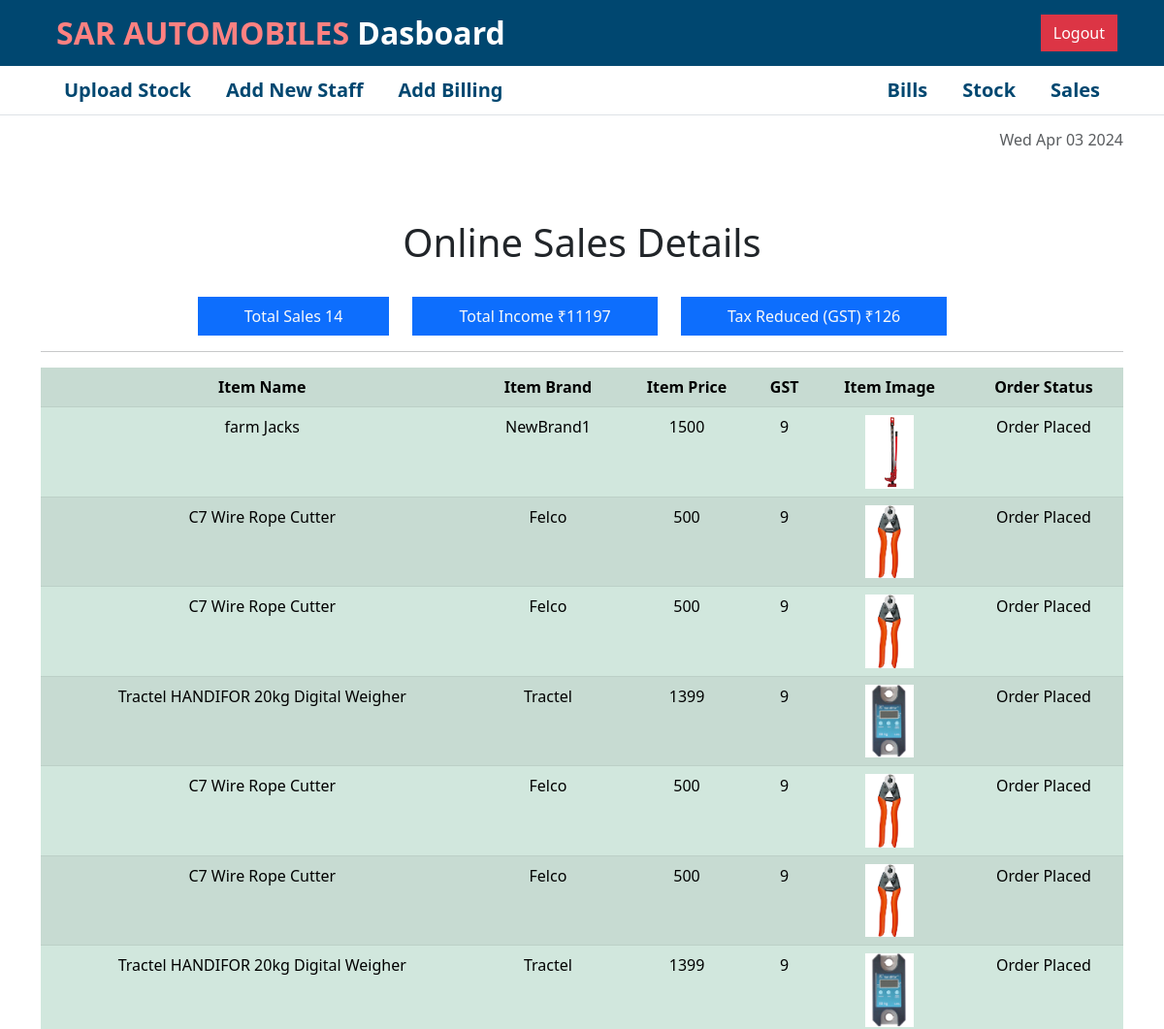
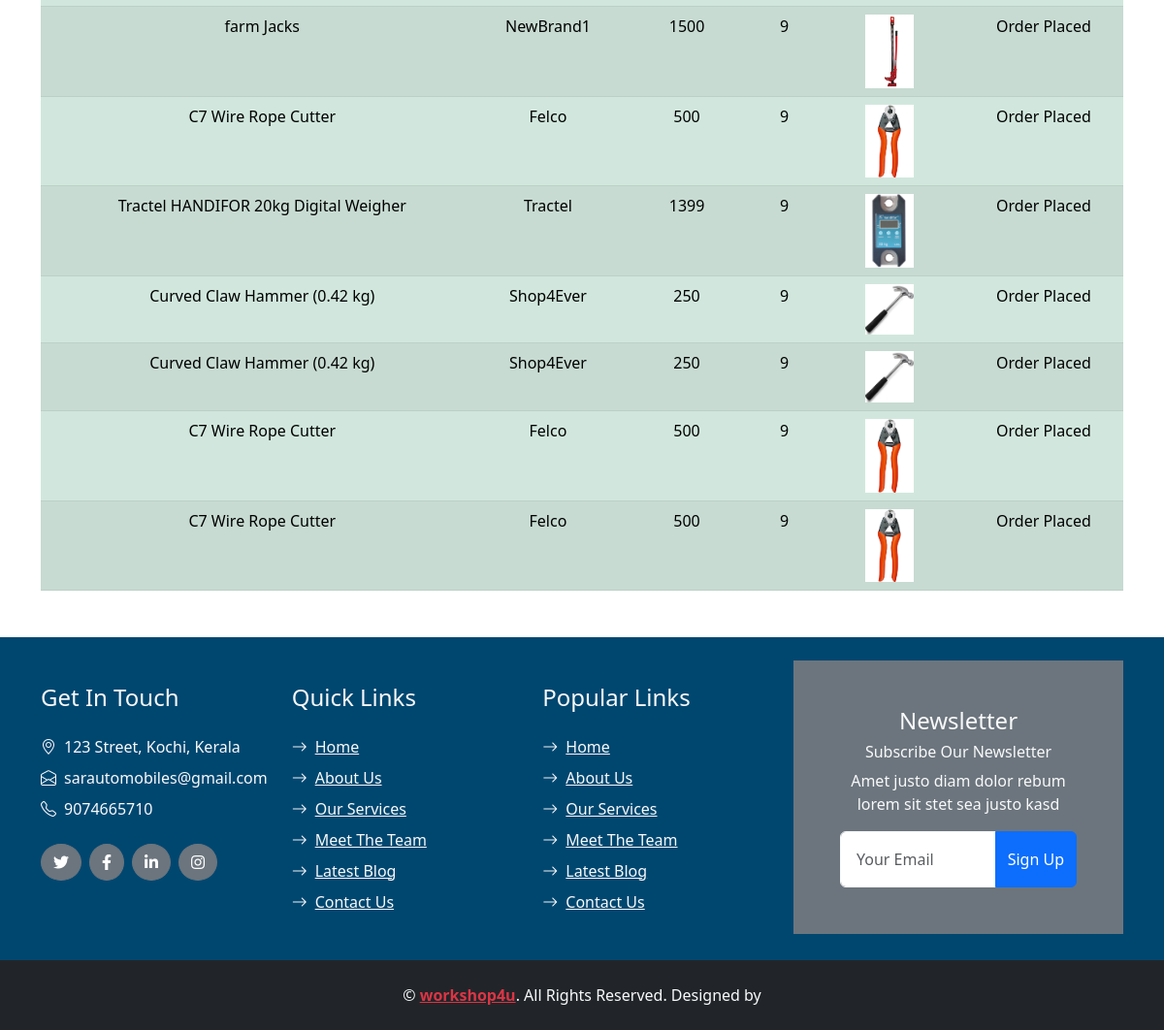
Screenshot of /products/TotalSales/ with the database file from the repository (2 pictures, top to bottom).
### BillsAndSales/models.py (models this page shows)
class Cart(models.Model):
    product = models.ForeignKey(Products,on_delete=models.CASCADE)
    date = models.DateField(auto_now=True)
    customer = models.ForeignKey(User,on_delete=models.CASCADE)
    itemcount = models.CharField(max_length=255)
    house = models.CharField(max_length=255,null=True,blank=True)
    phone = models.IntegerField(null=True,blank=True)
    area = models.CharField(max_length=255,null=True,blank=True)
    landmark = models.CharField(max_length=255,null=True,blank=True)
    paymentMethod = models.CharField(max_length=255,null=True,blank=True)
    orderId = models.CharField(max_length=255,null=True,blank=True)
    status = models.CharField(max_length=255,null=True,blank=True,default="cart")

### products/models.py (models this page shows, shortened)
class Products(models.Model):
    Product_category = models.CharField(max_length=255,choices=(
        ("measuring tools","measuring tools"),
        ("Striking tools","Striking tools"),
        ("Metal cutting tools",'Metal cutting tools'),
        ("Holding tools","Holding tools"),
        ("Sharpening tools","Sharpening tools"),
        ("grinding tools","grinding tools"),
        ("Other","Other")
    )
                                        )
    Product_Name = models.CharField(max_length=255)
    Product_unit_Price = models.CharField(max_length=255)
    GST = models.CharField(max_length=255)
    Product_Brand = models.CharField(max_length=255)
    Product_Stock = models.CharField(max_length=255)
    Batch_Code = models.CharField(max_length=255)
    product_Image = models.FileField(upload_to="product_image")
    Expairy_Date = models.CharField(max_length=255,null=True,blank=True)

### products/views.py (the view)
# urls.py: path("TotalSales/",views.TotalSales,name='TotalSales'),
def TotalSales(request):
    products = Cart.objects.filter(status="Order Placed")
    total = 0
    tax = 0
    for item in products:
        total += int(item.product.Product_unit_Price)
        tax += int(item.product.GST)
    context = {
        "stock":products,
        "count":products.count(),
        "total":total,
        "tax":tax
    }
    return render(request,"Stock/sales.html",context)

### templates/Stock/sales.html (shortened to what this page needs)
{% extends 'Stock/adminhome.html' %}
{% block content %}
<div class="container text-center form-body mt-5">
    <h1>Online Sales Details</h1><br>
    <button class="border-0 py-2 px-5 bg-primary text-light">Total Sales {{count}} </button>
    <button class="border-0 py-2 px-5 bg-primary text-light">Total Income ₹{{total}} </button>
    <button class="border-0 py-2 px-5 bg-primary text-light">Tax Reduced (GST) ₹{{tax}} </button>
    <hr>
    <table class="table table-striped table-success p-5">
        <tr>
            <th class="ps-3">Item Name</th>
            <th>Item Brand</th>
            <th>Item Price</th>
            <th>GST</th>
            <th>Item Image</th>
            <th>Order Status</th>
        </tr>
        {% for item in stock %}
        <tr>
            <td class="ps-3">{{item.product.Product_Name}}</td>
            <td>{{item.product.Product_Brand}}</td>
            <td>{{item.product.Product_unit_Price}}</td>
            <td>{{item.product.GST}}</td>
            <td><img src="{{item.product.product_Image.url}}" alt="" style="width:50px;height:auto;"></td>
            <td>{{item.status}}</td>
        </tr>
        {% endfor %}
    </table>
</div>
{% endblock %}

### templates/Stock/adminhome.html (shortened to what this page needs)
{% load static %}
<!DOCTYPE html>
<html lang="en">
<head>
    <link rel="stylesheet" href="{%static 'css/styles.css' %}">
    <link href="https://cdn.jsdelivr.net/npm/bootstrap@5.3.0-alpha1/dist/css/bootstrap.min.css" rel="stylesheet"
>
    <link href="https://cdnjs.cloudflare.com/ajax/libs/font-awesome/5.15.0/css/all.min.css" rel="stylesheet">
    <link href="https://cdn.jsdelivr.net/npm/bootstrap-icons@1.4.1/font/bootstrap-icons.css" rel="stylesheet">
    <link href="http://ajax.googleapis.com/ajax/libs/jqueryui/1.8.16/themes/ui-lightness/jquery-ui.css" rel="stylesheet"
        type="text/css" />
</head>
<body onload=display_ct();>
    <nav>
        <div class="billing-nav  px-5 d-flex justify-content-between align-items-center">
            <div class="item fs-2 fw-bold"><a href="{%url 'AdminHome' %}" style="color: white !important;"><span
                        class="fw-bold" style="color: rgb(255, 129, 129);">SAR AUTOMOBILES</span>
                    Dasboard</a> </div>
            <div>
                <a href="{%url 'SignOut' %}" class="btn btn-danger" style="border-radius: 0;">Logout</a>
            </div>
        </div>
        <div class="right d-flex border-bottom justify-content-between px-5">
            <div class="left d-flex">
                <div class="item fs-5"><a class="text-primary p-2" href="{%url 'MakeStock' %}">Upload Stock</a></div>
                <div class="item fs-5"><a class="text-primary p-2" href="{%url 'SignUpStaff' %}">Add New Staff</a>
                </div>
                <div class="item fs-5"><a class="text-primary p-2" href="{%url 'Billing' %}">Add Billing</a></div>
            </div>
            <div class="right d-flex">
                <div class="item fs-5"><a class="text-primary p-2" href="{%url 'TotalBills' %}">Bills</a></div>
                <div class="item fs-5"><a class="text-primary p-2" href="{%url 'TotalStock' %}">Stock</a> </div>
                <div class="item fs-5"><a class="text-primary p-2" href="{%url 'TotalSales' %}">Sales</a> </div>
            </div>
        </div>
    </nav>
    <div class="container-fluid time py-3 border-0">
        <div class="container ">
            <h6 id="date" class=" text-muted text-end"></h6>
        </div>
    </div>
    <div style="min-height: 60vh;">
        {% block content %}{% endblock %}
    </div>
    <div class="container-fluid bg-footer bg-success text-light mt-5" style="background: #004770 !important">
        <div class="container">
            <div class="row gx-5">
                <div class="col-lg-8 col-md-6">
                    <div class="row gx-5">
                        <div class="col-lg-4 col-md-12 pt-5 mb-5">
                            <h4 class="text-light mb-4">Get In Touch</h4>
                            <div class="d-flex mb-2">
                                <i class="bi bi-geo-alt text-light me-2"></i>
                                <p class="text-light mb-0">123 Street, Kochi, Kerala</p>
                            </div>
                            <div class="d-flex mb-2">
                                <i class="bi bi-envelope-open text-light me-2"></i>
                                <p class="text-light mb-0">sarautomobiles@gmail.com</p>
                            </div>
                            <div class="d-flex mb-2">
                                <i class="bi bi-telephone text-light me-2"></i>
                                <p class="text-light mb-0">9074665710</p>
                            </div>
                            <div class="d-flex mt-4">
                                <a class="btn btn-secondary btn-square rounded-circle me-2" href="#"><i
                                        class="fab fa-twitter"></i></a>
                                <a class="btn btn-secondary btn-square rounded-circle me-2" href="#"><i
                                        class="fab fa-facebook-f"></i></a>
                                <a class="btn btn-secondary btn-square rounded-circle me-2" href="#"><i
                                        class="fab fa-linkedin-in"></i></a>
                                <a class="btn btn-secondary btn-square rounded-circle" href="#"><i
                                        class="fab fa-instagram"></i></a>
                            </div>
                        </div>
                        <div class="col-lg-4 col-md-12 pt-0 pt-lg-5 mb-5">
                            <h4 class="text-light mb-4">Quick Links</h4>
                            <div class="d-flex flex-column justify-content-start">
                                <a class="text-light mb-2" href="#"><i
                                        class="bi bi-arrow-right text-light me-2"></i>Home</a>
                                <a class="text-light mb-2" href="#"><i
                                        class="bi bi-arrow-right text-light me-2"></i>About Us</a>
                                <a class="text-light mb-2" href="#"><i class="bi bi-arrow-right text-light me-2"></i>Our
                                    Services</a>
                                <a class="text-light mb-2" href="#"><i
                                        class="bi bi-arrow-right text-light me-2"></i>Meet The Team</a>
                                <a class="text-light mb-2" href="#"><i
                                        class="bi bi-arrow-right text-light me-2"></i>Latest Blog</a>
                                <a class="text-light" href="#"><i class="bi bi-arrow-right text-light me-2"></i>Contact
                                    Us</a>
                            </div>
                        </div>
                        <div class="col-lg-4 col-md-12 pt-0 pt-lg-5 mb-5">
                            <h4 class="text-light mb-4">Popular Links</h4>
                            <div class="d-flex flex-column justify-content-start">
                                <a class="text-light mb-2" href="#"><i
                                        class="bi bi-arrow-right text-light me-2"></i>Home</a>
                                <a class="text-light mb-2" href="#"><i
                                        class="bi bi-arrow-right text-light me-2"></i>About Us</a>
                                <a class="text-light mb-2" href="#"><i class="bi bi-arrow-right text-light me-2"></i>Our
                                    Services</a>
                                <a class="text-light mb-2" href="#"><i
                                        class="bi bi-arrow-right text-light me-2"></i>Meet The Team</a>
                                <a class="text-light mb-2" href="#"><i
                                        class="bi bi-arrow-right text-light me-2"></i>Latest Blog</a>
                                <a class="text-light" href="#"><i class="bi bi-arrow-right text-light me-2"></i>Contact
                                    Us</a>
                            </div>
                        </div>
                    </div>
                </div>
                <div class="col-lg-4 col-md-6 mt-4">
                    <div
                        class="d-flex flex-column align-items-center justify-content-center text-center bg-secondary p-5">
                        <h4 class="text-light">Newsletter</h4>
                        <h6 class="text-light">Subscribe Our Newsletter</h6>
                        <p>Amet justo diam dolor rebum lorem sit stet sea justo kasd</p>
                        <form action="">
                            <div class="input-group">
                                <input type="text" class="form-control border-light p-3" placeholder="Your Email">
                                <button class="btn btn-primary">Sign Up</button>
                            </div>
                        </form>
                    </div>
                </div>
            </div>
        </div>
    </div>
    <div class="container-fluid bg-dark text-light py-4">
        <div class="container text-center">
            <p class="mb-0 text-light">&copy; <a class="text-danger fw-bold" href="#">workshop4u</a>. All Rights
                Reserved.
                Designed by <a class="text-secondary fw-bold" href="https://htmlcodex.com"></a></p>
        </div>
    </div>
</body>
</html>

### static/css/styles.css (style rules this page uses)
.billing-nav { width: 100%; background-color: #004770; color: white; display: flex; }
.item { padding: 10px; }
.item a { font-weight: 600; color: white; text-decoration: none; }
.time { border-bottom: .5px solid #696969; }

### templates/Stock/adminhome.html (style rules this page uses)
.item a { transition: all .3s ease; color: #004770 !important; }

### templates/Stock/sales.html (style rules this page uses)
.bg-primary { background: linear-gradient(to right, rgb(188, 188, 248)rgb(126, 126, 255)ue); transition: all 0.4s; margin-right: 20px; }

### rows the page displays
Cart: product.Product_Name "farm Jacks", product.Product_Brand "NewBrand1", product.Product_unit_Price "1500", product.GST "9", product.product_Image (picture), status "Order Placed"
Cart: product.Product_Name "C7 Wire Rope Cutter", product.Product_Brand "Felco", product.Product_unit_Price "500", product.GST "9", product.product_Image (picture), status "Order Placed"
Cart: product.Product_Name "C7 Wire Rope Cutter", product.Product_Brand "Felco", product.Product_unit_Price "500", product.GST "9", product.product_Image (picture), status "Order Placed"
Cart: product.Product_Name "Tractel HANDIFOR 20kg Digital Weigher", product.Product_Brand "Tractel", product.Product_unit_Price "1399", product.GST "9", product.product_Image (picture), status "Order Placed"
Cart: product.Product_Name "C7 Wire Rope Cutter", product.Product_Brand "Felco", product.Product_unit_Price "500", product.GST "9", product.product_Image (picture), status "Order Placed"
Cart: product.Product_Name "C7 Wire Rope Cutter", product.Product_Brand "Felco", product.Product_unit_Price "500", product.GST "9", product.product_Image (picture), status "Order Placed"
Cart: product.Product_Name "Tractel HANDIFOR 20kg Digital Weigher", product.Product_Brand "Tractel", product.Product_unit_Price "1399", product.GST "9", product.product_Image (picture), status "Order Placed"
Cart: product.Product_Name "farm Jacks", product.Product_Brand "NewBrand1", product.Product_unit_Price "1500", product.GST "9", product.product_Image (picture), status "Order Placed"
Cart: product.Product_Name "C7 Wire Rope Cutter", product.Product_Brand "Felco", product.Product_unit_Price "500", product.GST "9", product.product_Image (picture), status "Order Placed"
Cart: product.Product_Name "Tractel HANDIFOR 20kg Digital Weigher", product.Product_Brand "Tractel", product.Product_unit_Price "1399", product.GST "9", product.product_Image (picture), status "Order Placed"
Cart: product.Product_Name "Curved Claw Hammer (0.42 kg)", product.Product_Brand "Shop4Ever", product.Product_unit_Price "250", product.GST "9", product.product_Image (picture), status "Order Placed"
Cart: product.Product_Name "Curved Claw Hammer (0.42 kg)", product.Product_Brand "Shop4Ever", product.Product_unit_Price "250", product.GST "9", product.product_Image (picture), status "Order Placed"
Cart: product.Product_Name "C7 Wire Rope Cutter", product.Product_Brand "Felco", product.Product_unit_Price "500", product.GST "9", product.product_Image (picture), status "Order Placed"
Cart: product.Product_Name "C7 Wire Rope Cutter", product.Product_Brand "Felco", product.Product_unit_Price "500", product.GST "9", product.product_Image (picture), status "Order Placed"

### other values shown
{{ count }} "14"
{{ total }} "11197"
{{ tax }} "126"
